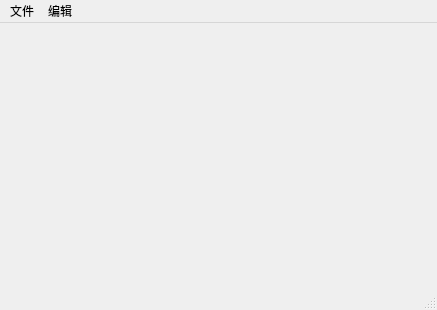
<?xml version="1.0" encoding="UTF-8"?>
<ui version="4.0">
 <class>MainWindow</class>
 <widget class="QMainWindow" name="MainWindow">
  <property name="geometry">
   <rect>
    <x>0</x>
    <y>0</y>
    <width>437</width>
    <height>310</height>
   </rect>
  </property>
  <property name="windowTitle">
   <string>MainWindow</string>
  </property>
  <widget class="QWidget" name="centralWidget"/>
  <widget class="QMenuBar" name="menuBar">
   <property name="geometry">
    <rect>
     <x>0</x>
     <y>0</y>
     <width>437</width>
     <height>21</height>
    </rect>
   </property>
   <widget class="QMenu" name="menu">
    <property name="title">
     <string>文件</string>
    </property>
    <addaction name="actionNew"/>
    <addaction name="actionOpen"/>
   </widget>
   <widget class="QMenu" name="menu_2">
    <property name="title">
     <string>编辑</string>
    </property>
   </widget>
   <addaction name="menu"/>
   <addaction name="menu_2"/>
  </widget>
  <widget class="QStatusBar" name="statusBar"/>
  <action name="actionNew">
   <property name="text">
    <string>新建</string>
   </property>
  </action>
  <action name="actionOpen">
   <property name="text">
    <string>打开</string>
   </property>
  </action>
 </widget>
 <layoutdefault spacing="6" margin="11"/>
 <resources/>
 <connections/>
</ui>
